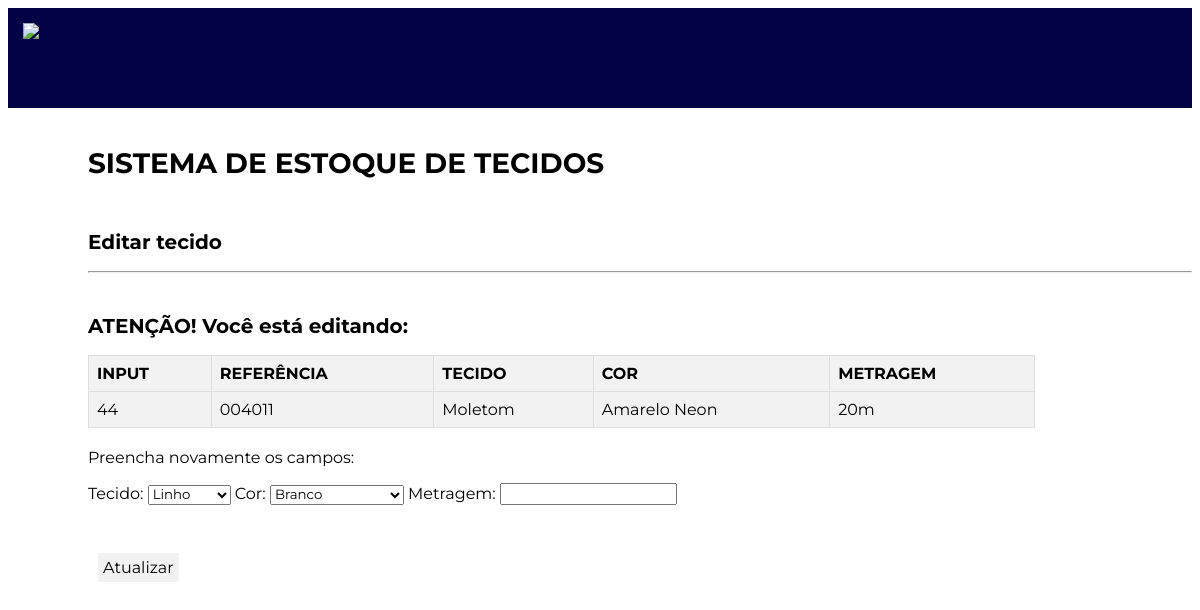
Page /core/editar/44 on the committed database.
### core/models.py (models this page shows, shortened)
class Tecido(models.Model):
    referencia = models.CharField(max_length=10)
    tipo = models.CharField(max_length=30)
    cor = models.CharField(max_length=30)
    metragem = models.CharField(max_length=10)

### core/views.py (the view)
# urls.py: path('editar/<int:id>', editar, name='editar'),
def editar (request, id):
    cores = retornar_cores()
    tecido = Tecido.objects.get(id=id)
    return render (request, 'update.html', {'tecido': tecido, 'cores': cores})

### core/views.py (called while the page is built)
def retornar_cores():
    return ['Branco', 'Preto', 'Cinza', 'Chumbo', 'Vermelho', 'Vinho', 'Coral', 'Laranja', 'Amarelo', 'Amarelo Canário', 'Amarelo Neon', 'Marrom', 'Caramelo', 'Caqui', 'Bege', 'Rosa Bebê', 'Rosa Neon', 'Pink', 'Azul Claro', 'Azul Turquesa', 'Azul Royal', 'Azul Marinho', 'Roxo', 'Verde Lodo', 'Verde Sinuca', 'Verde Bandeira', 'Verde Limão', 'Verde Água']

### core/templates/update.html (shortened to what this page needs)
<!DOCTYPE html>
<html lang="en">
<head>
    {% load static %}
    <link rel="stylesheet" type="text/css" href="../../static/estilos/index_estilo.css">
</head>
<body>
    <div id="cabecalho">
        <img src='https://cdn-icons-png.flaticon.com/512/6807/6807210.png'></img>
    </div>
    <br>
    <h1 style="font-size: 28px; font-weight: 700;">SISTEMA DE ESTOQUE DE TECIDOS</h1>
    <br>
    <h1>Editar tecido</h1>
    <hr style="margin-left: 80px;">
    <br>
    <h1>ATENÇÃO! Você está editando:</h1>
    <table>
        <tr>
            <th>INPUT</th>
            <th>REFERÊNCIA</th>
            <th>TECIDO</th>
            <th>COR</th>
            <th>METRAGEM</th>
        </tr>
        <tr>
            <td>{{ tecido.id }}</td>
            <td>{{ tecido.referencia }}</td>
            <td>{{ tecido.tipo }}</td>
            <td>{{ tecido.cor }}</td>
            <td>{{ tecido.metragem }}m</td>
        </tr>
    </table>
    <div id="forms_atualizar">
        <p>Preencha novamente os campos:</p>
        <form action="{% url 'atualizar' tecido.id %}" method="POST">
            <label for="tipo">Tecido:</label>
            <select id="tipo" name="tipo">
                <option value="Linho">Linho</option>
            </select>
            <label for="cor">Cor:</label>
            <select id="cor" name="cor">
                {% for cor in cores %}
                <option value="{{cor}}">{{cor}}</option>
                {% endfor %}
            </select>
            <label for="Metragem">Metragem:</label>
            <input type="number" step="0.1" name="metragem">
            <br>
            <br>
            <br>
            <button type="submit">Atualizar</button>
        </form>
    </div>
</body>
</html>

### static/estilos/index_estilo.css (style rules this page uses)
* { font-family: 'Montserrat'; }
h1 { font-family: 'Montserrat'; font-size: 20px; margin-left: 80px; margin-bottom: 17.5px; }
#cabecalho { width: 100%; height: 100px; background-color: rgb(2, 2, 71); border-color: rgb(147, 150, 153); }
img { margin: 15px; height: 70px; }
table { border-collapse: collapse; width: 80%; margin-bottom: 20px; margin-left: 80px; }
th, td { text-align: left; padding: 8px; border: 1px solid #ddd; }
th { background-color: #f2f2f2; }
tr:nth-child(even) { background-color: #f2f2f2; }
tr:nth-child(odd) { background-color: #d8d7d7; }
button { background-color: #f2f2f2; color: black; padding: 5px 5px; text-align: center; text-decoration: none; display: flex; font-size: 16px; cursor: pointer; margin: 10px; align-items: center; border: none; }
#forms_atualizar { margin-left: 80px; }

### rows in the picture
Tecido: id "44", referencia "004011", tipo "Moletom", cor "Amarelo Neon", metragem "20"

### other values in the picture
form field cor "Branco"
